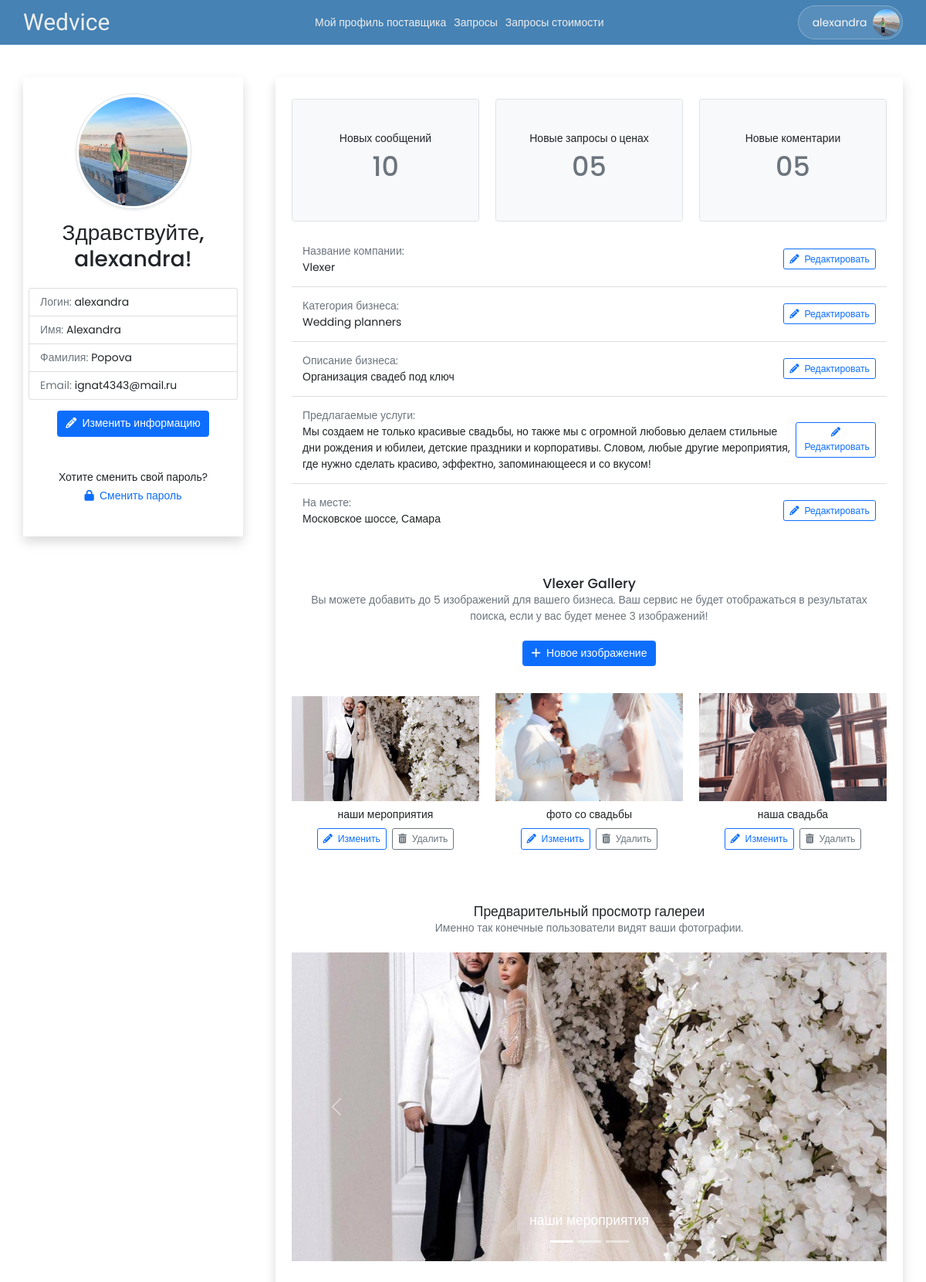
The app's page /U/profile/ (signed in) with its own data.
### dreamwed/models.py (models this page shows, shortened)
class User(AbstractUser):
   is_vendor = models.BooleanField(default=False)
   is_wedding_planner = models.BooleanField(default=False)
   phone_number = PhoneNumberField(blank=True, null=True, unique=True)
   profile = models.ImageField(default='default.jpg', upload_to='profile_pics')
   class Meta:
      ordering = ['last_name', 'first_name']

class Vendor(models.Model):
   user = models.OneToOneField(User, on_delete=CASCADE, primary_key=True)
   business_name = models.CharField(max_length=100)
   category = models.ForeignKey(
      VendorCategory,
      on_delete=SET_NULL,
      null=True,
      help_text='Select a category for your business.',
      )
   description = models.TextField(max_length=5000)
   services_offered = models.TextField(max_length=5000)
   city = models.CharField(max_length=500)
   location = models.CharField(max_length=200) # street code

class VendorCategory(models.Model):
   name = models.CharField(max_length=200, help_text='Select a category (EG: Wedding venue)')
   def __str__(self):
      return self.name

class VendorImageUpload(models.Model):
   vendor = models.ForeignKey(Vendor, on_delete=models.CASCADE)
   image = models.ImageField(upload_to='vendor_img_uploads')
   caption = models.CharField(max_length=500)

### dreamwed/views/dreamwed.py (the view, shortened to what this page needs)
# urls.py: path('U/profile/', dreamwed.user_profile, name='user-profile'),
@login_required
def user_profile(request):
   curr_user = request.user
   if curr_user.is_vendor:
      img_form = VendorImageUploadForm()
      images = VendorImageUpload.objects.filter(vendor_id=curr_user.id)
      context = {
         'img_form': img_form,
         'images': images,
      }
      return render(request, 'vendor/profile.html', context)

### templates/vendor/profile.html (shortened to what this page needs)
{% extends 'include/user-profile-base.html' %}
{% load widget_tweaks %}
{% block extra-profile-info %}
<section class="py-2">
   <div class="row row-cols-1 row-cols-md-3 g-4 justify-content-center text-center">
      <div class="col">
         <div class=" border border-1 rounded bg-light py-5">
            <h6>Новых сообщений</h5>
            <h1 class="text-muted">10</h1>
         </div>
      </div>
      <div class="col">
         <div class=" border border-1 rounded bg-light py-5">
            <h6>Новые запросы о ценах</h5>
            <h1 class="text-muted">05</h1>
         </div>
      </div>
      <div class="col">
         <div class=" border border-1 rounded bg-light py-5">
            <h6>Новые коментарии</h6>
            <h1 class="text-muted">05</h1>
         </div>
      </div>
   </div>
</section>
<ul class="list-group list-group-flush py-2">
   <li class="list-group-item d-flex justify-content-between align-items-center py-3">
      <div>
         <div class="text-muted">Название компании:</div>
         {{ user.vendor.business_name }}
      </div>
      <a href="{% url 'update-business-profile' %}" class="btn btn-outline-primary btn-sm ms-2">
         <i class="fas fa-pencil-alt"></i>
         <span class="ms-1">Редактировать</span>
      </a>
   </li>
   <li class="list-group-item d-flex justify-content-between align-items-center py-3">
      <div>
         <div class="text-muted">Категория бизнеса:</div>
         {{ user.vendor.category }}
      </div>
      <a href="{% url 'update-business-profile' %}" class="btn btn-outline-primary btn-sm ms-2">
         <i class="fas fa-pencil-alt"></i>
         <span class="ms-1">Редактировать</span>
      </a>
   </li>
   <li class="list-group-item d-flex justify-content-between align-items-center py-3">
      <div>
         <div class="text-muted">Описание бизнеса:</div>
         {{ user.vendor.description }}
      </div>
      <a href="{% url 'update-business-profile' %}" class="btn btn-outline-primary btn-sm ms-2">
         <i class="fas fa-pencil-alt"></i>
         <span class="ms-1">Редактировать</span>
      </a>
   </li>
   <li class="list-group-item d-flex justify-content-between align-items-center py-3">
      <div>
         <div class="text-muted">Предлагаемые услуги:</div>
         {{ user.vendor.services_offered }}
      </div>
      <a href="{% url 'update-business-profile' %}" class="btn btn-outline-primary btn-sm ms-2">
         <i class="fas fa-pencil-alt"></i>
         <span class="ms-1">Редактировать</span>
      </a>
   </li>
   <li class="list-group-item d-flex justify-content-between align-items-center py-3">
      <div>
         <div class="text-muted">На месте:</div>
         {{ user.vendor.location }}, {{ user.vendor.city }}
      </div>
      <a href="{% url 'update-business-profile' %}" class="btn btn-outline-primary btn-sm ms-2">
         <i class="fas fa-pencil-alt"></i>
         <span class="ms-1">Редактировать</span>
      </a>
   </li>
</ul>
<div class="mt-5 mb-4 text-center">
   <h5 class="mb-0">{{ user.vendor.business_name }} Gallery</h5>
   <p class="text-muted">Вы можете добавить до 5 изображений для вашего бизнеса. Ваш сервис не будет отображаться в результатах поиска, если у вас будет менее 3 изображений!</p>
</div>
<div class="text-center">
   <button type="button" id="upload-picture-btn" class="btn btn-primary mb-4" data-bs-toggle="modal"
      data-bs-target="#uploadPicture">
      <i class="fas fa-plus"></i>
      <span class="ms-1">Новое изображение</span>
   </button>
   <div class="row row-cols-1 row-cols-md-3 g-4 justify-content-center py-3">
      {% for img_file in images %}
         <figure class="col vendor-img" data-img-id="{{ img_file.id }}">
            <div class="d-flex align-items-end overflow-hidden" style="height: 140px;">
               <img src="{{ img_file.image.url }}" class="d-block w-100" alt="">
            </div>
            <figcaption class="my-2">{{ img_file.caption }}</figcaption>
            <button class="btn btn-outline-primary btn-sm" data-bs-toggle="modal" data-bs-target="#updatePicture"
               onclick="fillImageSavedValues(this.parentElement)">
               <i class="fas fa-pencil-alt"></i>
               <span class="ms-1">Изменить</span>
            </button>
            <a href="{% url 'delete-picture' img_file.id %}" class="btn btn-outline-secondary btn-sm ms-1">
               <i class="fas fa-trash-alt"></i>
               <span class="ms-1">Удалить</span>
            </a>
         </figure>
      {% endfor %}
   </div>
   <div class="mt-5 mb-4 text-center">
      <h5 class="mb-0">Предварительный просмотр галереи</h5>
      <p class="text-muted">Именно так конечные пользователи видят ваши фотографии.</p>
   </div>
   <div id="carouselVendorPictures" class="carousel slide" data-bs-ride="carousel">
      <div class="carousel-indicators">
         {% for img_file in images %}
            <button type="button" data-bs-target="#carouselVendorPictures"></button>
         {% endfor %}
      </div>
      <div class="carousel-inner">
         {% for img_file in images %}
            <div class="carousel-item">
               <div class="d-flex align-items-end overflow-hidden" style="height: 400px;">
                  <img src="{{ img_file.image.url }}" class="d-block w-100" alt="...">
               </div>
               <div class="carousel-caption d-none d-md-block">
                  <h5>{{ img_file.caption }}</h5>
               </div>
            </div>
         {% endfor %}
      </div>
      <button class="carousel-control-prev" type="button" data-bs-target="#carouselVendorPictures" data-bs-slide="prev">
         <span class="carousel-control-prev-icon" aria-hidden="true"></span>
      </button>
      <button class="carousel-control-next" type="button" data-bs-target="#carouselVendorPictures" data-bs-slide="next">
         <span class="carousel-control-next-icon" aria-hidden="true"></span>
      </button>
   </div>
</div>
{% endblock extra-profile-info %}

### templates/include/user-profile-base.html (shortened to what this page needs)
{% extends 'base.html' %}
{% block body %}
{% include 'include/header.html' %}
<div class="container">
   <div class="row align-items-start py-5">
      <div class="col-3 shadow px-2 pt-4 pb-5 text-center">
         <div class="d-flex justify-content-center">
            <div class="d-flex align-items-center justify-content-center circle-profile rounded-circle shadow-sm border p-1">
               <div class="d-flex align-items-center overflow-hidden rounded-circle w-100 h-100">
                  <img src="{{ user.profile.url }}" class="d-block w-100" alt="">
               </div>
            </div>
         </div>
         <h2 class="mt-3">Здравствуйте, {{ user.username }}! </h2>
         <ul class="list-group py-3 text-start">
            <li class="list-group-item"><span class="text-muted">Логин:</span>
               <span>{{ user.username }}</span>
            </li>
            <li class="list-group-item"><span class="text-muted">Имя:</span>
               <span>{{ user.first_name }}</span>
            </li>
            <li class="list-group-item"><span class="text-muted">Фамилия:</span>
               <span>{{ user.last_name }}</span>
            </li>
            <li class="list-group-item"><span class="text-muted">Email:</span>
               <span>{{ user.email }}</span>
            </li>
         </ul>
         <a href="{% url 'user-account-info-update' %}" class="btn btn-primary">
            <i class="fas fa-pencil-alt"></i>
            <span class="ms-1">Изменить информацию</span>
         </a>
         <div class="mt-5">
            Хотите сменить свой пароль? <br>
            <a class="d-inline-block mt-1" href="#">
               <i class="fas fa-lock"></i>
               <span class="ms-1">Сменить пароль</span>
            </a>
         </div>
      </div>
      <div class="col shadow px-4 pt-4 pb-5 ms-5">
         {% block extra-profile-info %}{% endblock extra-profile-info %}
      </div>
   </div>
</div>
{% endblock body %}

### templates/base.html (shortened to what this page needs)
<!DOCTYPE html>
<html lang="ru">
<head>
   <link href="https://cdn.jsdelivr.net/npm/bootstrap@5.1.0/dist/css/bootstrap.min.css" rel="stylesheet">
   {% load static %}
   <link rel="stylesheet" href="{% static 'css/main.css' %}">
</head>
<body>
   {% block body %}{% endblock %}
</body>
</html>

### templates/include/header.html (shortened to what this page needs)
<nav class="sticky-top" id="navbar">
   <div class="container nav-container py-2 px-0">
      <div class="d-flex justify-content-between">
         <a id="logo" class="navbar-brand" href="{% url 'home' %}">Wedvice</a>
      </div>
      <div class="nav-secondary nav-middle">
         <div class="nav-links">
            {% if user.is_wedding_planner %}
            <a href="{% url 'checklist-all' %}">Организация свадьбы</a>
            <a href="{% url 'vendors' %}">Услуги</a>
            <a href="{% url 'bookmarks' %}">Сохраненное</a>
            <a href="{% url 'my-wedding-team' %}">Моя свадебная команда</a>
            {% elif user.is_vendor %}
            <a href="{% url 'user-profile' %}">Мой профиль поставщика</a>
            <a href="#">Запросы</a>
            <a href="#">Запросы стоимости</a>
            {% endif %}
         </div>
      </div>
      <div class="nav-secondary nav-right">
         <div class="nav-links">
            {% if user.is_authenticated %}
            <div class="dropdown d-flex align-items-center">
               <button class="dropdown-toggle p-1 rounded-pill d-flex align-items-center" type="button" id="dropdownProfile" data-bs-toggle="dropdown"aria-expanded="false" style="background: rgba(255, 255, 255, 0.1); border: 1px solid rgba(255, 255, 255, 0.25)">
                  <div class="d-flex align-items-center text-light ms-3 me-1">
                     {% if user.is_wedding_planner %}
                        <span>{{ user.first_name }}</span>
                        <i class="text-danger fs-5 mx-1 fas fa-heart"></i>
                        <span>{{user.weddingplanner.partner_first_name}}</span>
                     {% else %}
                        <span>{{ user.username }}</span>
                     {% endif %}
                  </div>
                  <span class="circle-sm rounded-circle d-flex align-items-center justify-content-center overflow-hidden ms-1">
                     <img src="{{ user.profile.url }}" alt="Profile picture">
                  </span>
               </button>
            </div>
            {% else %}
            <a href="{% url 'register' %}">Создать аккаунт</a>
            <a href="{% url 'login' %}">Вход пользователь</a>
            <a href="{% url 'admin:index' %}?next={% url 'home' %}">Вход админ</a>
            {% endif %}
         </div>
      </div>
   </div>
</nav>

### static/css/main.css (style rules this page uses)
html, body { font: 400 14px/1.5 'Poppins', sans-serif; }
body { margin: 0; padding: 0 0 4rem; position: relative; }
#logo { font-family: 'Fleur De Leah', cursive; font-size: 30px; line-height: 1; }
a { text-decoration: none; }
img { max-width: 100%; }
.circle-profile { --size: 150px; width: var(--size); height: var(--size); }
.circle-sm { --size: 35px; width: var(--size); height: var(--size); }
#dropdownProfile::after { display: none; }
#navbar { background: steelblue; }
#navbar a { color: #eee; }
#navbar .nav-secondary { max-height: 0; overflow: hidden; transform: translate(-100%, 0); transition: 0.25s ease-in-out; }
#navbar .nav-right .nav-links { padding-top: 1rem; border-top: 1px solid #aaa; }
#navbar .nav-middle .nav-links { padding: 1.4rem 0 1rem; }
#navbar .nav-secondary a { display: block; padding: 12px 0; }
@media screen and (min-width: 800px) { #navbar .nav-container { display: flex; justify-content: space-between; align-items: center; } }
@media screen and (min-width: 800px) { #navbar .nav-secondary { max-height: initial !important; overflow: initial !important; transform: translate(0) !important; } }
@media screen and (min-width: 800px) { #navbar .nav-secondary .nav-links { height: 100%; display: flex; align-items: center; } }
@media screen and (min-width: 800px) { #navbar .nav-right .nav-links { padding: 0; border: none; } }
@media screen and (min-width: 800px) { #navbar .nav-middle .nav-links { padding: 0; } }
@media screen and (min-width: 800px) { #navbar .nav-secondary a { padding: 0; } }
@media screen and (min-width: 800px) { #navbar .nav-secondary a + a { margin-left: 10px; } }

### records on screen
User: username "alexandra", profile (picture), first_name "Alexandra", last_name "Popova", email "ignat4343@mail.ru", vendor.business_name "Vlexer", vendor.category "Wedding planners", vendor.description "Организация свадеб под ключ", vendor.services_offered "Мы создаем не только красивые свадьбы, но также мы с огромной любовью делаем стильные дни рождения и юбилеи, детские праздники и корпоративы. Словом, любые другие мероприятия, где нужно сделать красиво, эффектно, запоминающееся и со вкусом!", vendor.location "Московское шоссе", vendor.city "Самара"
VendorImageUpload: image (picture), caption "наши мероприятия"
VendorImageUpload: image (picture), caption "фото со свадьбы"
VendorImageUpload: image (picture), caption "наша свадьба"
